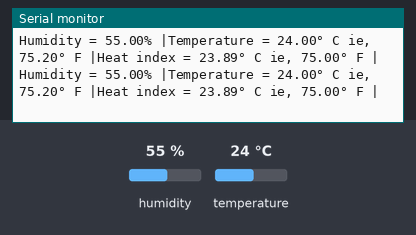
The sketch below on a simulated Arduino Uno, built with avr-gcc and run on an emulated ATmega328P. On the bench: the last lines printed to the serial monitor. The inputs (shaded band) are chosen by the test bench; at power-on: temperature 24 °C, humidity 55 %.

Above: at 1.3 s.
1.4 s: temperature set to 33 °C
At 2.27 s:
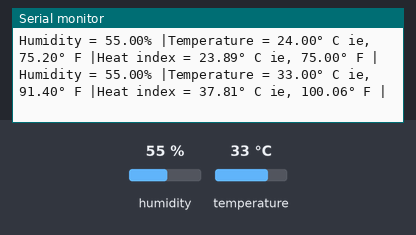
7.4 s: humidity set to 22 %
At 7.42 s:
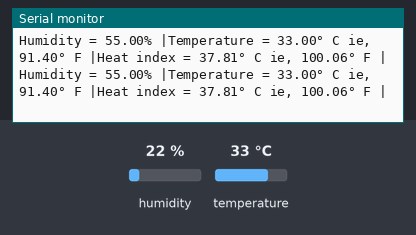
13.4 s: humidity set to 68 %
At 13.44 s:
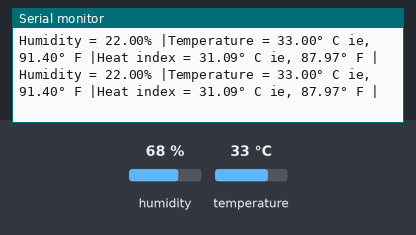
19.4 s: temperature set to 12 °C
At 19.4 s:
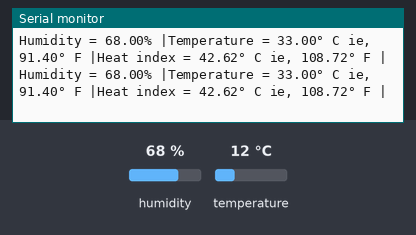
25.4 s: temperature set to 41 °C
At 25.43 s:
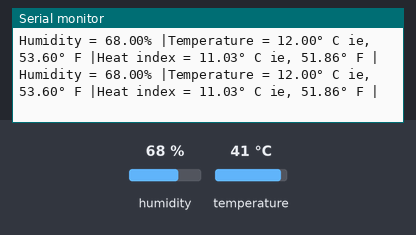
31.4 s: temperature set to 19 °C
At 31.43 s:
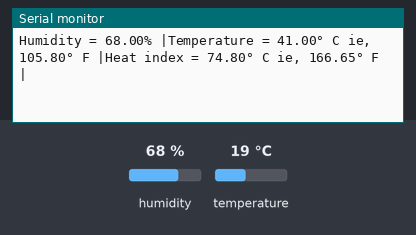
Timing chart, 0 to 34.4 s (numbered marks = the images above; inputs shaded):
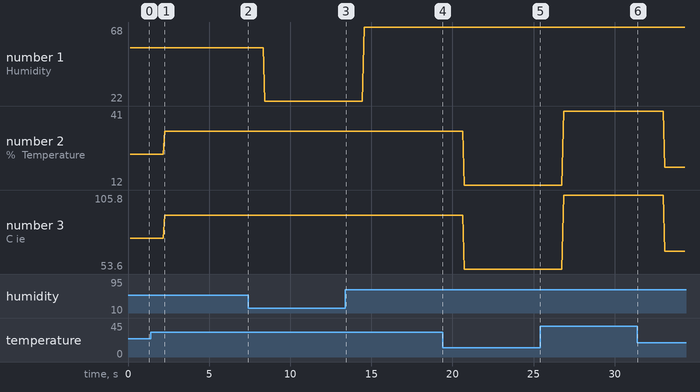

The sketch:

DHT11_Uno.ino
```cpp
/*
Important:
The digital output from DHT11 is not in compliance with the common serial data protocols, such as UART, SPI, or I2C.
Instead, DHT-11 operates over a one-wire protocol that communicates sensor data digitally.

Connections:
DHT11   Arduino Uno
VCC ---> 5V
Data --> 4
GND ---> GND
*/

/* ______________________________________Libraries______________________________________ */
#include <Arduino.h>
#include <Adafruit_Sensor.h>
#include <DHT.h>
#include <DHT_U.h>      // DHT11 temperature and humidity sensor Library

/* _______________________________________Macros________________________________________ */
#define DHTPIN 4
#define DHTTYPE DHT11

/* _____________________________Declarations_and_Variables______________________________ */
DHT dht = DHT(DHTPIN, DHTTYPE);   // DHT dht = DHT(DHTPIN,Sensor_type), "dht" is the name of the sensor (variable)
float h, tc, tf, hif, hic;

/* ________________________________________Setup________________________________________ */
void setup() {
  Serial.begin(9600);   //Begin serial communication at a baud rate of 9600
  dht.begin();          //Initialize the sensor
  Serial.println("Humidity and temperature\n\n");
  delay(100);
}
/* ________________________________________Loop_________________________________________ */
void loop() {
  h = dht.readHumidity();
  tc = dht.readTemperature();   // Get Temperature in C
  tf = dht.readTemperature(true);   // Get Temperature in F
  hif = dht.computeHeatIndex(tf, h); // Heat index in F, Default
  hic = dht.computeHeatIndex(tc, h, false);  // Heat index in C

  Serial.print("Humidity = ");
  Serial.print(h);
  Serial.print("% |");
  Serial.print("Temperature = ");
  Serial.print(tc);
  Serial.print("\xC2\xB0 C ie, ");    // Serial.print(" \xC2\xB0"); is used to print the degree symbol in the serial monitor
  Serial.print(tf);
  Serial.print("\xC2\xB0 F |");
  Serial.print("Heat index = ");
  Serial.print(hic);
  Serial.print("\xC2\xB0 C ie, ");
  Serial.print(hif);
  Serial.println("\xC2\xB0 F |");
}
```

Measured:
- after the input at 1.4 s, the serial monitor: prints a new line after 0.86 s (image 1)
- plotted number 1: 55 → 22 after the input at 7.4 s, 22 → 68 after the input at 13.4 s
- plotted number 2: 24 → 33 after the input at 1.4 s, 33 → 12 after the input at 19.4 s, 12 → 41 after the input at 25.4 s, 41 → 19 after the input at 31.4 s
- plotted number 3: 75.2 → 91.4 after the input at 1.4 s, 91.4 → 53.6 after the input at 19.4 s, 53.6 → 105.8 after the input at 25.4 s, 105.8 → 66.2 after the input at 31.4 s
